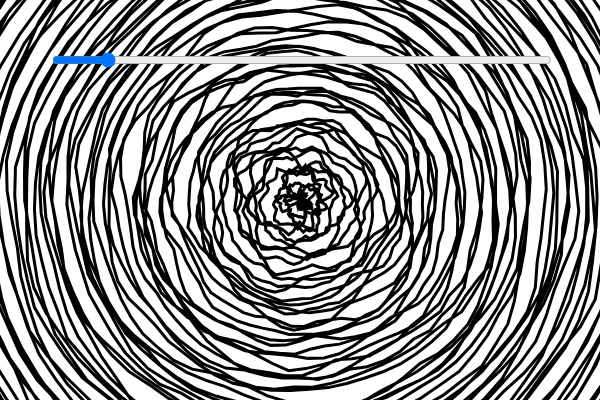
Frame 1 (no input)
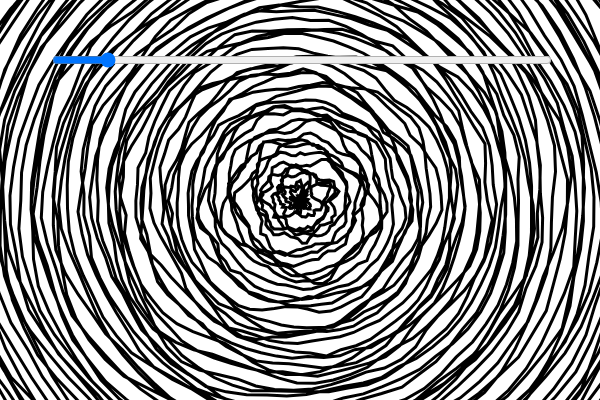
Frame 60 (no input)
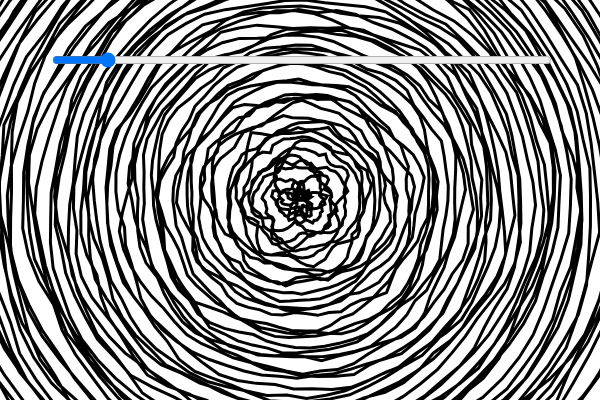
Frame 120 (the mouse pressed at the canvas centre since frame 60)

The p5.js sketch that drew these frames (run headless with seeded random() and noise() and a simulated clock; from frame 60 on, the mouse is pressed at the canvas centre):

// p5.js sketch
// ── sketch.js
let xoff = 0;
let x;
let y;
let baseRadiusSlider;

function setup() {
    createCanvas(600,400);
    colorMode(HSB);
    noStroke();

    x = width/2;
    y = height/2;

    baseRadiusSlider = createSlider(0, 1, 0.1, 0.01);
    baseRadiusSlider.position(50,50);
    baseRadiusSlider.size(width-100);
}

function draw() {
    background(0,0,100, 0.5);

    //x += 1;

    push();
    translate(x,height/2);

    beginShape();
    strokeWeight(3);
    stroke(0);
    let baseRadius = 0;
    for(let theta = 0; theta < 128 * PI; theta += 0.1){
        let radius = baseRadius + map(noise(xoff), 0, 1, -15, 15);
        let x = radius * cos(theta);
        let y = radius * sin(theta);

        vertex(x,y);

        xoff += 0.2;
        baseRadius += baseRadiusSlider.value();
    }
    endShape();

    pop();

}
